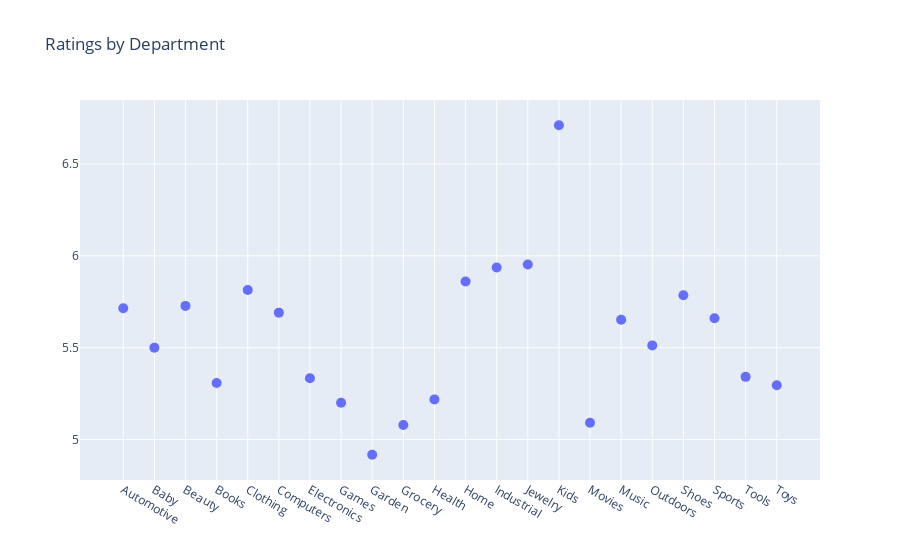

Notebook code for this chart:
### Code cell
fig = go.Figure(data=[go.Scatter(
    x=dept_data.index,
    y=dept_data["Rating"],
    mode='markers',
    marker_size = 10
)
                     ])

fig.update_layout(
    title="Ratings by Department"
)

fig

### Figure 1 — Plotly figure (JSON) as saved in the notebook; plotly's stock layout.template omitted (floating-point values rounded to 4 significant figures)
{"data": [{"marker": {"size": 10}, "mode": "markers", "type": "scatter", "x": ["Automotive", "Baby", "Beauty", "Books", "Clothing", "Computers", "Electronics", "Games", "Garden", "Grocery", "Health", "Home", "Industrial", "Jewelry", "Kids", "Movies", "Music", "Outdoors", "Shoes", "Sports", "Tools", "Toys"], "y": [5.714, 5.5, 5.727, 5.308, 5.814, 5.69, 5.333, 5.2, 4.917, 5.079, 5.218, 5.86, 5.936, 5.952, 6.711, 5.091, 5.652, 5.512, 5.786, 5.66, 5.341, 5.295]}], "layout": {"autosize": true, "title": {"text": "Ratings by Department"}, "xaxis": {"autorange": true, "range": [-1.283, 22.28], "type": "category"}, "yaxis": {"autorange": true, "range": [4.734, 6.894], "type": "linear"}}}
